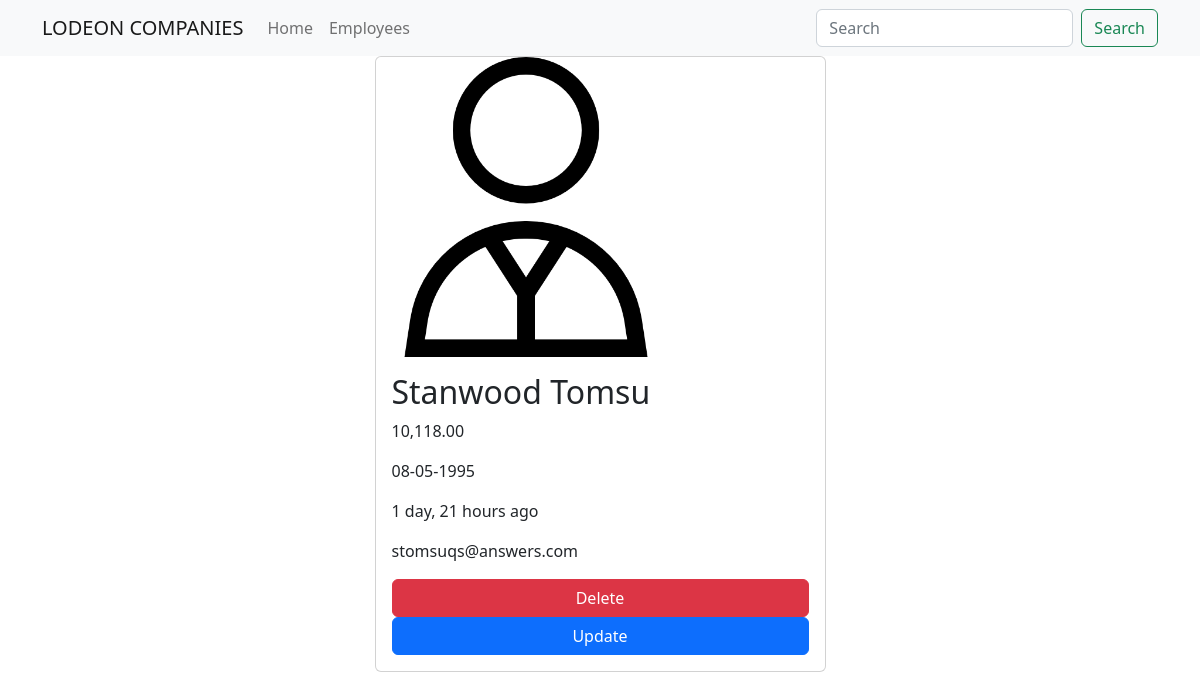
Screenshot of /employees/965 with the database file from the repository.
### main_app/models.py (models this page shows, shortened)
class Employee(models.Model):
    name = models.CharField(max_length=40)
    email = models.EmailField(unique=True)
    dob = models.DateField(null=True)
    salary = models.DecimalField(max_digits=7, decimal_places=2)
    disabled = models.BooleanField(default=False)
    profile = models.ImageField(upload_to=unique_img_name, null=True, default="employees/businessman.png")
    created_at = models.DateTimeField(auto_now_add=True, null=True)  # Once during creation
    updated_at = models.DateTimeField(auto_now=True, null=True)  # Everytime an update is done
    class Meta:
        verbose_name = 'Employee'
        verbose_name_plural = 'Employees'
        ordering = ['salary']

### main_app/views.py (the view)
# urls.py: path('employees/<int:emp_id>', views.employee_details, name="details"),
def employee_details(request, emp_id):
    employees = Employee.objects.get(pk=emp_id)
    return render(request, "employee_details.html", {"employees": employees})

### templates/employee_details.html (shortened to what this page needs)
{% extends 'base_template.html' %}
{% load humanize %}
{% block content %}
    {% include 'navbar.html' %}
    <div class="container">
        <div class="row justify-content-center">
            <div class="col-sm-5">
                <div class="card">
                    <img src="{{ employees.profile.url }}" height="300" width="300" alt="">
                    <div class="card-body">
                        <h2 class="card-title">{{ employees.name }}</h2>
                        <p class="card-text">{{ employees.salary | intcomma }}</p>
                        <p class="card-text">{{ employees.dob | date:'d-m-Y' }}</p>
                        <p class="card-text">{{ employees.created_at | naturaltime }}</p>
                        <p class="card-text">{{ employees.email }}</p>
                        <a href="{% url 'delete' employees.id %}" class="btn btn-danger w-100">Delete</a>
                        <br>
                        <a href="{% url 'update' employees.id %}" class="btn btn-primary w-100">Update</a>
                    </div>
                </div>
            </div>
        </div>
    </div>
{% endblock %}

### rows the page displays
Employee: profile (picture), name "Stanwood Tomsu", salary "10,118.00", dob "08-05-1995", created_at "1 day, 21 hours ago", email "stomsuqs@answers.com"
